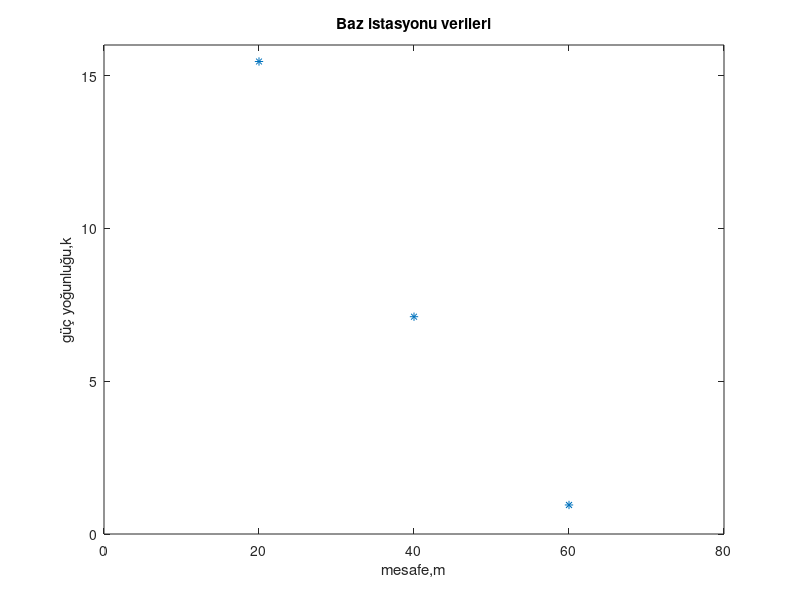

Reproduce this figure in MATLAB.
x=[20;40;60]
y=[15.46;7.11;0.95]

plot(x,y,"*")
title('Baz istasyonu verileri')
xlabel('mesafe,m')
ylabel('güç yoğunluğu,k')
xlim([0 80])
ylim([0 16])

n=size(x,1)-1
for i=1:n
    cf=polyfit(x(i:i+1),y(i:i+1),1);
    fprintf('%d.denklem = %f x + %f \n',i,cf(1),cf(2))
end
